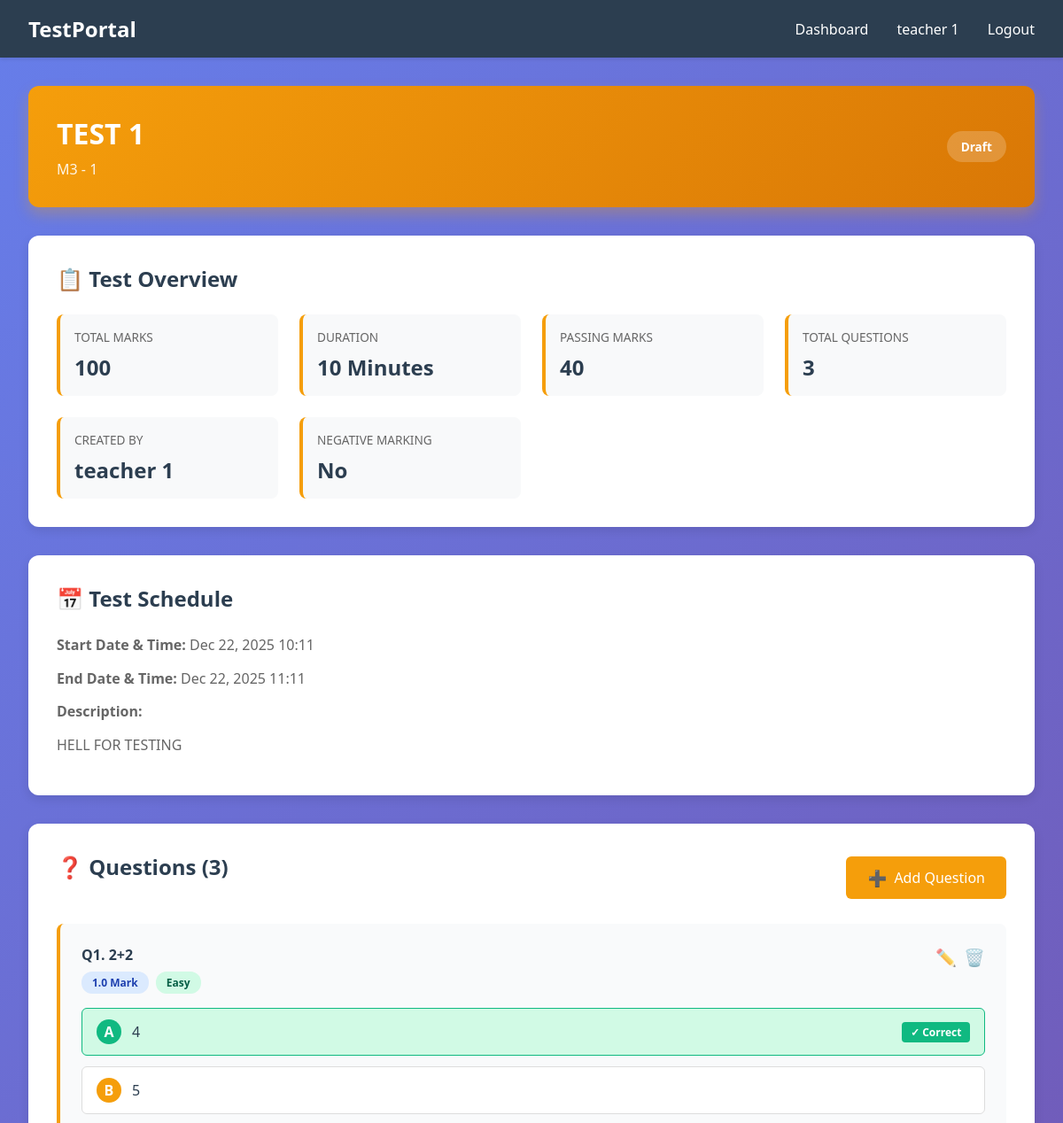
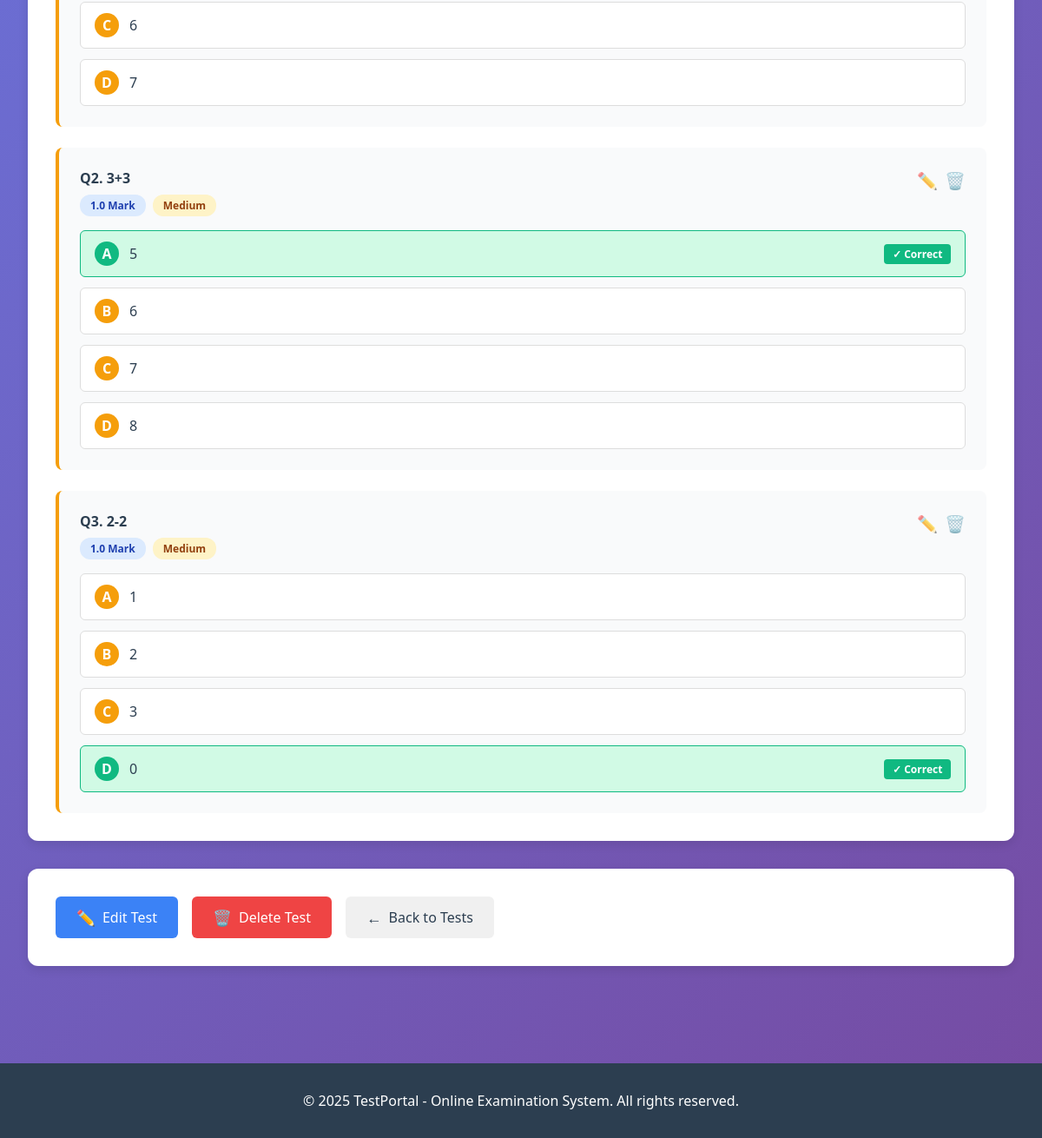
The page /questions/tests/3/ (signed in) on the database its author committed (2 pictures, top to bottom).
### accounts/models.py (models this page shows, shortened)
class User(AbstractUser):
    ROLE_CHOICES = (
        ('ADMIN', 'Admin'),
        ('HOD', 'HOD'),
        ('TEACHER', 'Teacher'),
        ('STUDENT', 'Student'),
    )
    role = models.CharField(max_length=20, choices=ROLE_CHOICES)
    groups = models.ManyToManyField(
        'auth.Group',
        verbose_name='groups',
        blank=True,
        related_name='custom_user_groups'
    )
    user_permissions = models.ManyToManyField(
        'auth.Permission',
        verbose_name='user permissions',
        blank=True,
        related_name='custom_user_permissions'
    )

### questions/models.py (models this page shows, shortened)
class Test(models.Model):
    STATUS_CHOICES = (
        ('DRAFT', 'Draft'),
        ('ACTIVE', 'Active'),
        ('CLOSED', 'Closed'),
    )
    title = models.CharField(max_length=255)
    description = models.TextField()
    subject = models.ForeignKey(Subject, on_delete=models.CASCADE, related_name='tests')
    created_by = models.ForeignKey(User, on_delete=models.CASCADE, related_name='created_tests')
    status = models.CharField(max_length=20, choices=STATUS_CHOICES, default='DRAFT')
    total_marks = models.IntegerField(default=100)
    duration_minutes = models.IntegerField(default=60)  # Duration in minutes
    passing_marks = models.IntegerField(default=40)
    start_date = models.DateTimeField()
    end_date = models.DateTimeField()
    is_negative_marking = models.BooleanField(default=False)
    negative_mark_per_question = models.FloatField(default=0)
    instructions = models.TextField(blank=True)
    created_at = models.DateTimeField(auto_now_add=True)
    updated_at = models.DateTimeField(auto_now=True)
    class Meta:
        ordering = ['-created_at']

class Subject(models.Model):
    name = models.CharField(max_length=100, unique=True)
    code = models.CharField(max_length=20, unique=True)
    department = models.CharField(max_length=100)
    year = models.IntegerField()
    description = models.TextField(blank=True)
    created_at = models.DateTimeField(auto_now_add=True)
    class Meta:
        ordering = ['name']

class Question(models.Model):
    DIFFICULTY_CHOICES = (
        ('EASY', 'Easy'),
        ('MEDIUM', 'Medium'),
        ('HARD', 'Hard'),
    )
    test = models.ForeignKey(Test, on_delete=models.CASCADE, related_name='questions')
    question_text = models.TextField()
    question_image = models.ImageField(upload_to='questions/', blank=True, null=True)
    marks = models.FloatField(default=1)
    difficulty = models.CharField(max_length=10, choices=DIFFICULTY_CHOICES, default='MEDIUM')
    order = models.IntegerField(default=0)  # Order of question in test
    created_at = models.DateTimeField(auto_now_add=True)
    updated_at = models.DateTimeField(auto_now=True)
    class Meta:
        ordering = ['test', 'order']

class QuestionOption(models.Model):
    question = models.ForeignKey(Question, on_delete=models.CASCADE, related_name='options')
    option_text = models.TextField()
    option_image = models.ImageField(upload_to='options/', blank=True, null=True)
    is_correct = models.BooleanField(default=False)
    order = models.IntegerField(default=0)  # A=0, B=1, C=2, D=3
    class Meta:
        ordering = ['question', 'order']
    def get_option_letter(self):
        return chr(65 + self.order)

### questions/views.py (the view)
# urls.py: path('tests/<int:test_id>/', views.test_detail, name='test_detail'),
@login_required(login_url='accounts:login')
def test_detail(request, test_id):
    test = get_object_or_404(Test, id=test_id)
    if request.user.role == 'TEACHER':
        try:
            teacher_profile = TeacherProfile.objects.get(user=request.user)
            if test.subject.department != teacher_profile.department:
                messages.error(request, 'You do not have permission to view this test')
                return redirect('questions:test_list')
        except TeacherProfile.DoesNotExist:
            messages.error(request, 'Teacher profile not found')
            return redirect('questions:test_list')
    questions = test.questions.all()
    context = {
        'test': test,
        'questions': questions,
        'total_questions': questions.count(),
        'can_edit': request.user == test.created_by or request.user.role == 'ADMIN'
    }
    return render(request, 'questions/test_detail.html', context)

### templates/questions/test_detail.html (shortened to what this page needs)
{% extends 'base.html' %}
{% block content %}
<div class="dashboard-container">
    <div class="dashboard-header" style="background: linear-gradient(135deg, #f59e0b 0%, #d97706 100%);">
        <div style="display: flex; justify-content: space-between; align-items: center;">
            <div>
                <h1>{{ test.title }}</h1>
                <p class="header-subtitle">{{ test.subject.name }} - {{ test.subject.code }}</p>
            </div>
            <span class="status-badge status-{{ test.status|lower }}">{{ test.get_status_display }}</span>
        </div>
    </div>
    <div class="content-card">
        <h2>📋 Test Overview</h2>
        <div class="overview-grid">
            <div class="overview-item">
                <span class="label">Total Marks</span>
                <span class="value">{{ test.total_marks }}</span>
            </div>
            <div class="overview-item">
                <span class="label">Duration</span>
                <span class="value">{{ test.duration_minutes }} Minutes</span>
            </div>
            <div class="overview-item">
                <span class="label">Passing Marks</span>
                <span class="value">{{ test.passing_marks }}</span>
            </div>
            <div class="overview-item">
                <span class="label">Total Questions</span>
                <span class="value">{{ total_questions }}</span>
            </div>
            <div class="overview-item">
                <span class="label">Created By</span>
                <span class="value">{{ test.created_by.get_full_name }}</span>
            </div>
            <div class="overview-item">
                <span class="label">Negative Marking</span>
                <span class="value">{% if test.is_negative_marking %}Yes (-{{ test.negative_mark_per_question }}){% else %}No{% endif %}</span>
            </div>
        </div>
    </div>
    <div class="content-card">
        <h2>📅 Test Schedule</h2>
        <div class="schedule-info">
            <p><strong>Start Date & Time:</strong> {{ test.start_date|date:"M d, Y H:i" }}</p>
            <p><strong>End Date & Time:</strong> {{ test.end_date|date:"M d, Y H:i" }}</p>
            <p><strong>Description:</strong></p>
            <p>{{ test.description }}</p>
        </div>
    </div>
    <div class="content-card">
        <div style="display: flex; justify-content: space-between; align-items: center; margin-bottom: 1.5rem;">
            <h2>❓ Questions ({{ total_questions }})</h2>
            {% if can_edit %}
            <a href="{% url 'questions:add_question' test.id %}" class="btn btn-primary">
                <span class="btn-icon">➕</span> Add Question
            </a>
            {% endif %}
        </div>
        {% if questions %}
        <div class="questions-list">
            {% for question in questions %}
            <div class="question-item">
                <div class="question-header">
                    <div>
                        <h4>Q{{ question.order|add:1 }}. {{ question.question_text }}</h4>
                        <p class="question-meta">
                            <span class="badge badge-marks">{{ question.marks }} Mark{% if question.marks != 1 %}s{% endif %}</span>
                            <span class="badge badge-{{ question.difficulty|lower }}">{{ question.get_difficulty_display }}</span>
                        </p>
                    </div>
                    {% if can_edit %}
                    <div class="question-actions">
                        <a href="{% url 'questions:edit_question' question.id %}" class="btn-icon-link" title="Edit">✏️</a>
                        <a href="{% url 'questions:delete_question' question.id %}" class="btn-icon-link" title="Delete" onclick="return confirm('Are you sure?')">🗑️</a>
                    </div>
                    {% endif %}
                </div>
                <div class="options-list">
                    {% for option in question.options.all %}
                    <div class="option {% if option.is_correct %}correct-option{% endif %}">
                        <span class="option-letter">{{ option.get_option_letter }}</span>
                        <span class="option-text">{{ option.option_text }}</span>
                        {% if option.is_correct %}
                        <span class="correct-badge">✓ Correct</span>
                        {% endif %}
                    </div>
                    {% endfor %}
                </div>
            </div>
            {% endfor %}
        </div>
        {% else %}
        <p style="text-align: center; color: #999; padding: 2rem;">
            No questions added yet. {% if can_edit %}<a href="{% url 'questions:add_question' test.id %}" style="color: #f59e0b; font-weight: 600;">Add questions now</a>{% endif %}
        </p>
        {% endif %}
    </div>
    <div class="content-card">
        <div style="display: flex; gap: 1rem; flex-wrap: wrap;">
            {% if can_edit %}
            <a href="{% url 'questions:edit_test' test.id %}" class="btn btn-info">
                <span class="btn-icon">✏️</span> Edit Test
            </a>
            <a href="{% url 'questions:delete_test' test.id %}" class="btn btn-danger" onclick="return confirm('Are you sure? This will delete the test and all questions.')">
                <span class="btn-icon">🗑️</span> Delete Test
            </a>
            {% endif %}
            <a href="{% url 'questions:test_list' %}" class="btn btn-secondary">
                <span class="btn-icon">←</span> Back to Tests
            </a>
        </div>
    </div>
</div>
{% endblock %}

### templates/base.html (shortened to what this page needs)
<!DOCTYPE html>
<html lang="en">
<head>
</head>
<body>
    {% if user.is_authenticated %}
    <nav class="navbar">
        <div class="navbar-container">
            <h1>TestPortal</h1>
            <div class="navbar-links">
                <a href="{% url 'accounts:admin_dashboard' %}">Dashboard</a>
                <span>{{ user.get_full_name|default:user.username }}</span>
                <a href="{% url 'accounts:admin_logout' %}">Logout</a>
            </div>
        </div>
    </nav>
    {% endif %}
    <div class="container">
        {% block content %}{% endblock %}
    </div>
    <footer class="footer">
        <p>&copy; 2025 TestPortal - Online Examination System. All rights reserved.</p>
    </footer>
</body>
</html>

### templates/questions/test_detail.html (style rules this page uses)
.dashboard-container { max-width: 1400px; margin: 0 auto; }
.dashboard-header { color: white; padding: 2rem; border-radius: 12px; margin-bottom: 2rem; box-shadow: 0 8px 16px rgba(245, 158, 11, 0.3); }
.dashboard-header h1 { margin: 0 0 0.5rem 0; font-size: 2rem; }
.header-subtitle { margin: 0; opacity: 0.9; }
.status-badge { padding: 0.5rem 1rem; border-radius: 20px; font-size: 0.85rem; font-weight: 600; white-space: nowrap; }
.status-draft { background: rgba(255, 255, 255, 0.2); color: white; }
.content-card { background: white; padding: 2rem; border-radius: 12px; box-shadow: 0 4px 12px rgba(0, 0, 0, 0.1); margin-bottom: 2rem; }
.content-card h2 { margin: 0 0 1.5rem 0; color: #2c3e50; }
.overview-grid { display: grid; grid-template-columns: repeat(auto-fit, minmax(200px, 1fr)); gap: 1.5rem; }
.overview-item { padding: 1rem; background: #f8f9fa; border-radius: 8px; border-left: 4px solid #f59e0b; display: flex; flex-direction: column; }
.overview-item .label { font-size: 0.85rem; color: #666; text-transform: uppercase; font-weight: 500; margin-bottom: 0.5rem; }
.overview-item .value { font-size: 1.5rem; color: #2c3e50; font-weight: 700; }
.schedule-info p { margin: 0.75rem 0; color: #666; line-height: 1.6; }
.questions-list { display: flex; flex-direction: column; gap: 1.5rem; }
.question-item { padding: 1.5rem; background: #f9fafb; border-radius: 8px; border-left: 4px solid #f59e0b; }
.question-header { display: flex; justify-content: space-between; align-items: flex-start; margin-bottom: 1rem; }
.question-header h4 { margin: 0 0 0.5rem 0; color: #2c3e50; }
.question-meta { margin: 0; display: flex; gap: 0.5rem; flex-wrap: wrap; }
.badge { display: inline-block; padding: 0.25rem 0.75rem; border-radius: 12px; font-size: 0.75rem; font-weight: 600; }
.badge-marks { background: #dbeafe; color: #1e40af; }
.badge-easy { background: #d1fae5; color: #065f46; }
.badge-medium { background: #fef3c7; color: #92400e; }
.question-actions { display: flex; gap: 0.5rem; }
.btn-icon-link { background: none; border: none; cursor: pointer; font-size: 1.2rem; opacity: 0.7; transition: opacity 0.3s; text-decoration: none; }
.options-list { display: flex; flex-direction: column; gap: 0.75rem; }
.option { padding: 0.75rem 1rem; background: white; border: 1px solid #ddd; border-radius: 6px; display: flex; align-items: center; gap: 0.75rem; }
.option.correct-option { background: #d1fae5; border-color: #10b981; }
.option-letter { display: inline-flex; align-items: center; justify-content: center; width: 28px; height: 28px; background: #f59e0b; color: white; border-radius: 50%; font-weight: 600; flex-shrink: 0; }
.option.correct-option .option-letter { background: #10b981; }
.option-text { flex: 1; color: #2c3e50; }
.correct-badge { background: #10b981; color: white; padding: 0.2rem 0.6rem; border-radius: 4px; font-size: 0.75rem; font-weight: 600; }
.btn { display: inline-flex; align-items: center; gap: 0.5rem; padding: 0.75rem 1.5rem; border: none; border-radius: 6px; font-size: 1rem; text-decoration: none; cursor: pointer; transition: all 0.3s; font-weight: 500; }
.btn-primary { background: #f59e0b; color: white; }
.btn-info { background: #3b82f6; color: white; }
.btn-danger { background: #ef4444; color: white; }
.btn-secondary { background: #f0f0f0; color: #2c3e50; }
.btn-icon { font-size: 1.1rem; }

### rows shown on the page
User: get_full_name "teacher 1"
Test: title "TEST 1", subject.name "M3", subject.code "1", status "Draft", total_marks "100", duration_minutes "10", passing_marks "40", created_by.get_full_name "teacher 1", start_date "Dec 22, 2025 10:11", end_date "Dec 22, 2025 11:11", description "HELL FOR TESTING"
Question: order|add "1", question_text "2+2", marks "1.0", difficulty "Easy"
QuestionOption: get_option_letter "A", option_text "4", is_correct "✓ Correct"
QuestionOption: get_option_letter "B", option_text "5"
QuestionOption: get_option_letter "C", option_text "6"
QuestionOption: get_option_letter "D", option_text "7"
Question: order|add "2", question_text "3+3", marks "1.0", difficulty "Medium"
QuestionOption: get_option_letter "A", option_text "5", is_correct "✓ Correct"
QuestionOption: get_option_letter "B", option_text "6"
QuestionOption: get_option_letter "C", option_text "7"
QuestionOption: get_option_letter "D", option_text "8"
Question: order|add "3", question_text "2-2", marks "1.0", difficulty "Medium"
QuestionOption: get_option_letter "A", option_text "1"
QuestionOption: get_option_letter "B", option_text "2"
QuestionOption: get_option_letter "C", option_text "3"
QuestionOption: get_option_letter "D", option_text "0", is_correct "✓ Correct"

### other values the page prints
{{ total_questions }} "3"
